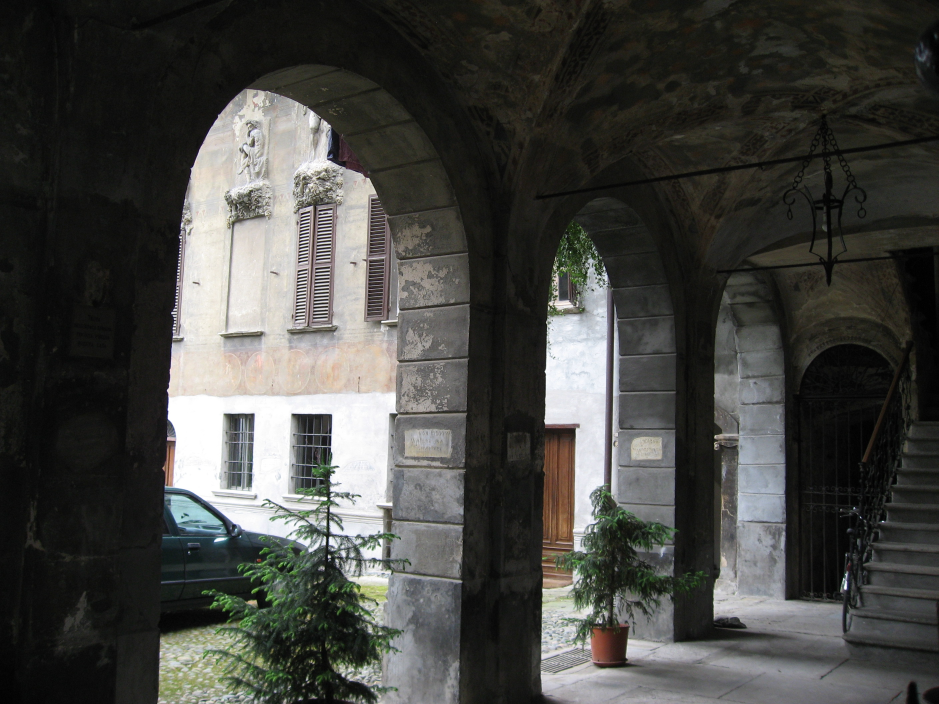
#> input picture test_images/aqua_termi_lowcontrast.jpg, 2816 x 2112 px, found by its file name (shown at 1/3 size); its folder holds only this picture in this run
$ python main.py
#> lines starting #> are read from the running program, lines starting #| are printed output that depends on the picture; after the words box and inside, x2 and y2 are one past the last pixel; in counts of white or black regions, pixels touching at a corner belong together
### src/lib/image.py
import sys
import os
import numpy as np
import matplotlib.pyplot as plt
from PIL import Image

def list_imgs(path):
    """Return a list of filenames for all jpg images in a directory."""
    return [f for f in os.listdir(path)
            if (f.endswith('.jpg') or f.endswith('.jpeg'))]

def load_img(filename, size=(512, 512), color=False, array=True):

    """Load and return an image-object from the standard path."""
#> called with size = (300, 400), color = False, array = True
    try:
        img = Image.open(filename)
#> img is the input picture: PIL image 2816x2112 RGB; mean R, G, B 69.7, 70, 66.4
    except FileNotFoundError:
        print("Error: Image", filename ,"not found")
        sys.exit(1)

    height, width = size
    img.thumbnail((width, height))
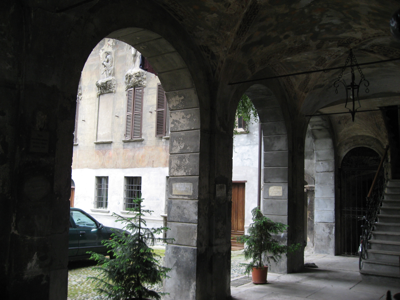
#> img: PIL image 400x300 RGB; mean R, G, B 69.6, 69.8, 66.3

    if not color:
        # convert to grayscale
        img = img.convert('L')
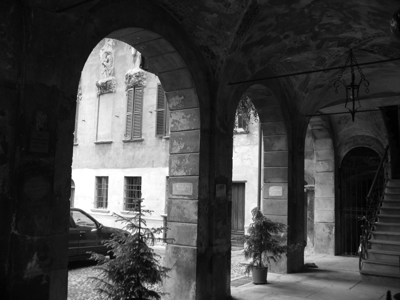
#> img: PIL image 400x300 L; min 1, max 255, mean 69.4

    if array:
        # return as np.array
        img_array = np.array(img)
        return img_array
    else:
        # return as Pillow.Image
        return img


# [31 lines left out: functions save_img, show_img, not called in this run]


def resize_img(img_array, size):
    """Resize an image array unsing PIL."""
    img = Image.fromarray(np.uint8(img_array))
    height, width = size
    resized = np.array(img.resize((width, height)))

    # Calcualte Scaling Factor
    org_height, org_width = img_array.shape
    new_height, new_width = resized.shape

    scale = new_height/ org_height

    return resized, scale


# [24 lines left out: functions show_hist, eq_hist, normalize, not called in this run]

### src/lib/crop.py
import numpy as np
import itertools as it
import matplotlib.pyplot as plt

from scipy.ndimage import morphology, measurements

from skimage.morphology import remove_small_objects, convex_hull_image
from skimage.measure import label
from skimage.transform import hough_line, hough_line_peaks, ProjectiveTransform, warp

from lib.image import resize_img

def mark_region(img):
    # Make smaller so that hough lines later always finds the right 4 lines
    height, width = (150, 200)
    size = height*width
    img, scale = resize_img(img, (height, width))
#> in resize_img, `resized = np.array(img.resize((width, height)))`:
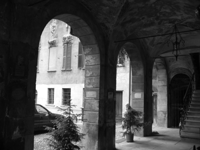
#> resized: shape (150, 200); min 1, max 255, mean 69.4
#> scale = 0.5

    markers = np.zeros_like(img)
    markers[img > 255*0.05] = 1
    markers[img > 255*0.6] = 0

    erosion = morphology.binary_erosion(markers, iterations=10)
    labled, _ = measurements.label(erosion)
    bearing = remove_small_objects(labled, size*0.2)
    mask = convex_hull_image(bearing)
    inside = morphology.binary_erosion(mask, iterations=4)
    border = mask.astype(int) - inside.astype(int)

    return border, scale


def fit_lines(border, scale):
    h, theta, d = hough_line(border)
    hough_lines = zip(*hough_line_peaks(h, theta, d))
    lines = []

    # [6 lines left out: function line_points, not called in this run]

    for _, angle, dist in hough_lines:
        # Scale back the Lines
        dist = dist * 1/scale
        l = line_points(angle, dist, border)

        lines.append(l)

    return lines


def find_intersections(line_points, shape):
    height, width = shape
    # [18 lines left out: functions line, intersect, not called in this run]

    lines_permut = list(it.combinations(line_points, 2))
    intersections = []

    for l1, l2 in lines_permut:
        L1 = line(*l1)
        L2 = line(*l2)
        r = intersect(L1, L2)
        if r:
            intersections.append(r)

    intersections.sort(key= lambda x: (x[0] + x[1]))
    top_left = intersections.pop(0)
    bottom_right = intersections.pop()
    intersections.sort(key= lambda x: (x[0]))
    top_right = intersections.pop()
    bottom_left = intersections.pop(0)

    return top_left, bottom_left, top_right, bottom_right


# [13 lines left out: function warp_to_corners, not called in this run]

### src/main.py
from PIL import Image as im
import os
import numpy as np
import matplotlib.pyplot as plt

from scipy import signal as sg
from scipy.ndimage import filters, measurements, morphology, gaussian_laplace

from skimage.morphology import skeletonize, remove_small_objects, convex_hull_image
from skimage.measure import label, regionprops

from lib.image import load_img, show_img, show_hist, resize_img, save_img, list_imgs
from lib.edge import threshold, get_points, overlay_points
from lib.crop import mark_region, fit_lines, find_intersections, warp_to_corners

import argparse

parser = argparse.ArgumentParser(
    description='Read oearing images from /test_images, detect the number of scraches.')
parser.add_argument('-o','--output', help='Save the result images with marked scraches in /result_images',
                    action="store_true")

args = parser.parse_args()

################################
# Bad behavior, don't do this.
import warnings
warnings.filterwarnings("e")
################################

# Insert the Path to the files you want to detect the scraches to here:
#path = "/home/tintin/rongheng/cv/test_images/"
path = "/Users/fs/Uni/Praktikum/DetectScratches/test_images/"

files  = list_imgs(path)

for file in files:
    raw_img = load_img(path + file, size=(300, 400))

    ## Cropped Image
    # Mark the border of the bearing using thresholgs
    border, scale = mark_region(raw_img)
#> border: shape (150, 200) int64; every value is 0
#> scale = 0.5
    # The border img is resized so we can fit 4 clear lines to the sides.
    line_points = fit_lines(border, scale)
#> in fit_lines, `h, theta, d = hough_line(border)`: h: shape (501, 180) uint64; every value is 0
#> in fit_lines, `h, theta, d = hough_line(border)`: theta = 180 values from -1.57 to 1.55; d = 501 values from -250 to 250
#> after the loop in fit_lines, `for _, angle, dist in hough_lines:`: lines = []
#> line_points = []
    try:
        intersections = find_intersections(line_points, raw_img.shape)
    except:
        print("Error: Could not detect bearing in image", file, " please try a different image.")
        continue
    img = warp_to_corners(raw_img, *intersections)


    ## Sobel edge detection
    def sobel(img, vert_weight=1, horr_weight=1):
        # Vertical Edges
        vert_edges = np.zeros(img.shape)
        filters.sobel(img, 1, vert_edges)

        # Horizontal Edges
        horr_edges = np.zeros(img.shape)
        filters.sobel(img, 0, horr_edges)

        # Magnitude
        magnitude = np.sqrt(vert_weight*vert_edges**2 + horr_weight*horr_edges**2)

        return magnitude


    response_img = sobel(img, vert_weight=1, horr_weight=0.6)


    ### Threshold and binary
    thresh_img = threshold(response_img, 0.38, False)
    binary_img = thresh_img.astype(bool)

    ## Connect neighboring regions
    # using first a morphological dialation to connect the neighboring regions and then skeletonizing
    #the regions again to end up with the precise markings.
    struct = morphology.generate_binary_structure(2, 2)
    dial_img = morphology.binary_dilation(binary_img, structure=struct, iterations=1)
    skeleton_img = skeletonize(dial_img)


    # ## Keep only the big scraches
    # We start by lableing all connected regions and sorting them by area (try eccentricity?).
    #We then only keep the ones that are bigger than a certain size.
    struct = morphology.generate_binary_structure(2,1)

    label_img = label(skeleton_img)
    scraches_img = remove_small_objects(label_img, 7)
    # [11 lines of commented-out code are left out]

    if args.output:
        ## Points on Image
        points = get_points(scraches_img, min_dist=0)
        # Extract the points from the result image and overlay them on the input image.
        fig = overlay_points(img, points)
        # Move one directory up

        # Check if results dir exists, if not create it.
        if not os.path.isdir("./results"):
            try:
                os.chdir("../results")
            except:
                print("Could not find /results file, creating it.")
                os.mkdir("../results")

        print("saving results/" + file + "...")

        fig.savefig(file)
        plt.close(fig)


    srach_lables, num_of_scraches = measurements.label(scraches_img)
    print("Number of scraches in", file +":", num_of_scraches)

$ run again, on test_images/bearing_scrached.jpg
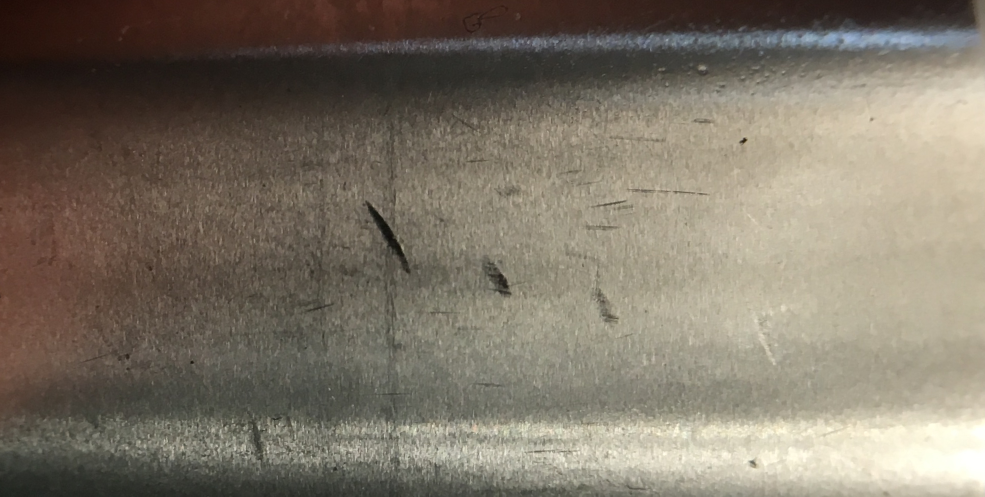
#> input picture test_images/bearing_scrached.jpg, 1970 x 993 px, found by its file name (shown at 1/2 size)
#> in load_img, img is the input picture: PIL image 1970x993 RGB; mean R, G, B 125.8, 117.1, 103.2
#> in mark_region, `img, scale = resize_img(img, (height, width))`: scale = 0.743
#> `border, scale = mark_region(raw_img)`:
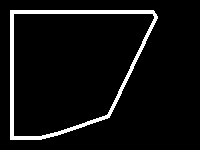
#> border: shape (150, 200) int64; values 0 (black) and 1 (white), 6.2% white; 1 white region, box (x1, y1, x2, y2) and area: (10, 10, 158, 140) 1871
#> in fit_lines, `h, theta, d = hough_line(border)`:
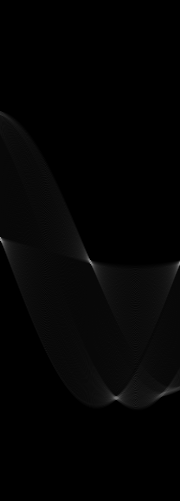
#> h: shape (501, 180) uint64; min 0, max 146, mean 3.7
#> theta = 180 values from -1.57 to 1.55; d = 501 values from -250 to 250
#> the loop in fit_lines, `for _, angle, dist in hough_lines:` made 4 passes
#> (angle, dist, l) on passes 1, 3, 4: (-1.55, -13.47, ((0, 13.47), (269.3, 18.17))), (0.454, 199.3, ((0, 454.7), (269.3, -97.56))), (1.29, 191.2, ((0, 198.9), (269.3, 121.7)))
#> after the loop in fit_lines, `for _, angle, dist in hough_lines:`: lines = [((0, 13.47), (269.3, 18.17)), ((0, inf), (269.3, -inf)), ((0, 454.7), (269.3, -97.56)), ((0, 198.9), (269.3, 121.7))]
#> line_points has the same summary as lines in fit_lines
#> lines_permut = 6 items
#> the loop in find_intersections, `for l1, l2 in lines_permut:` made 6 passes
#> (l1, l2, L1, L2) on passes 1 to 2: (((0, 13.47), (269.3, 18.17)), ((0, inf), (269.3, -inf)), (-4.7, 269.3, 3627.6), (inf, 269.3, nan)), (((0, 13.47), (269.3, 18.17)), ((0, 454.7), (269.3, -97.56)), (-4.7, 269.3, 3627.6), (552.2, 269.3, 122453.2))
#> after the loop in find_intersections, `for l1, l2 in lines_permut:`: intersections = [(213.4, 17.19), (145, 157.4)]
#> top_left = (213.4, 17.19)
#> bottom_right = (145, 157.4)
